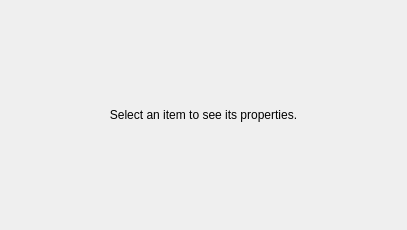
<?xml version="1.0" encoding="UTF-8"?>
<ui version="4.0">
 <class>ContentPalette_PageBase</class>
 <widget class="QWidget" name="ContentPalette_PageBase">
  <property name="geometry">
   <rect>
    <x>0</x>
    <y>0</y>
    <width>407</width>
    <height>230</height>
   </rect>
  </property>
  <property name="windowTitle">
   <string notr="true">Form</string>
  </property>
  <layout class="QVBoxLayout" name="verticalLayout_3">
   <property name="spacing">
    <number>3</number>
   </property>
   <property name="leftMargin">
    <number>3</number>
   </property>
   <property name="topMargin">
    <number>3</number>
   </property>
   <property name="rightMargin">
    <number>3</number>
   </property>
   <property name="bottomMargin">
    <number>3</number>
   </property>
   <item>
    <widget class="QLabel" name="label">
     <property name="text">
      <string>Select an item to see its properties.</string>
     </property>
     <property name="alignment">
      <set>Qt::AlignCenter</set>
     </property>
    </widget>
   </item>
  </layout>
 </widget>
 <resources/>
 <connections/>
</ui>
